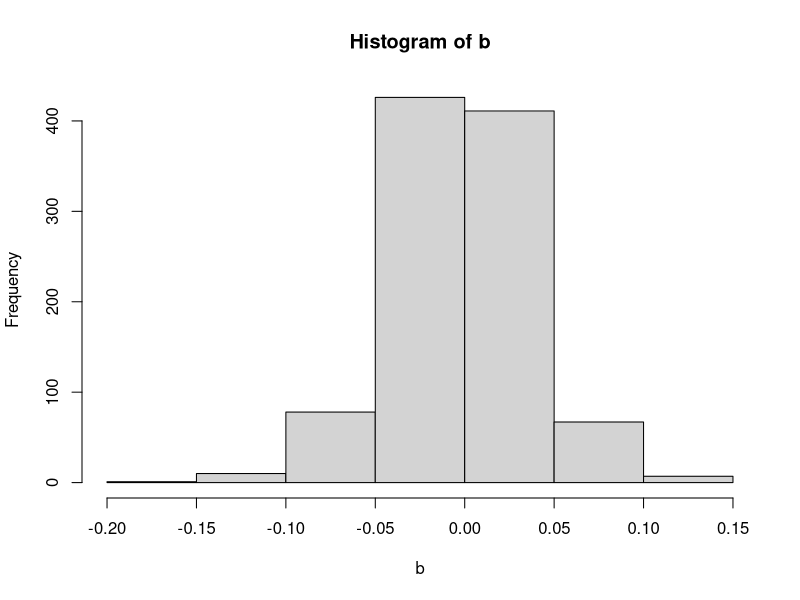
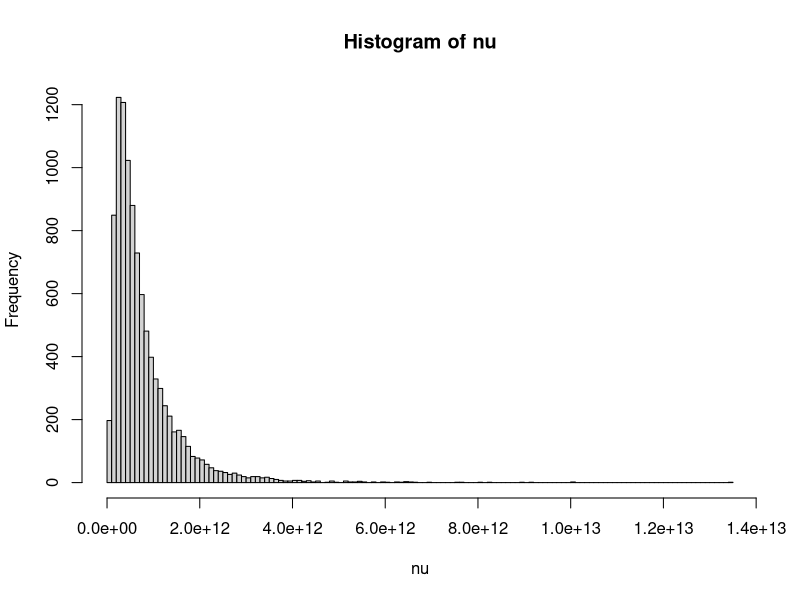
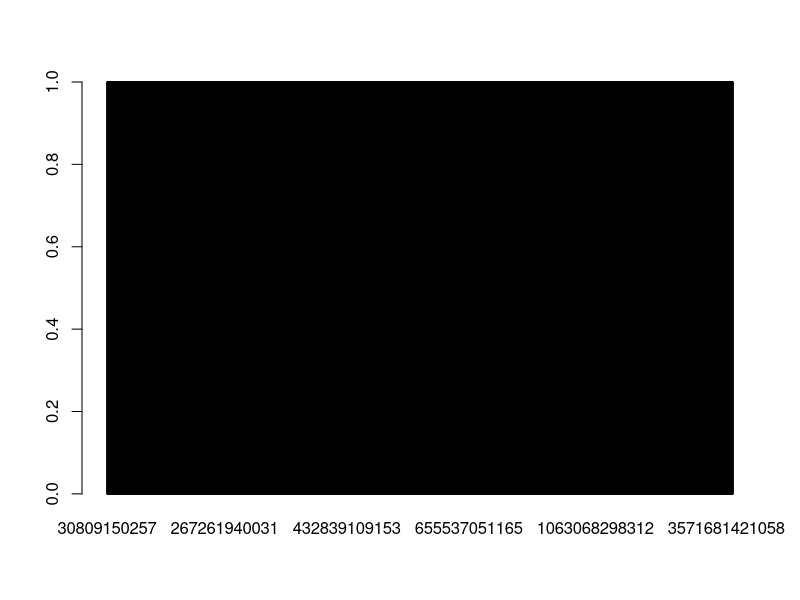
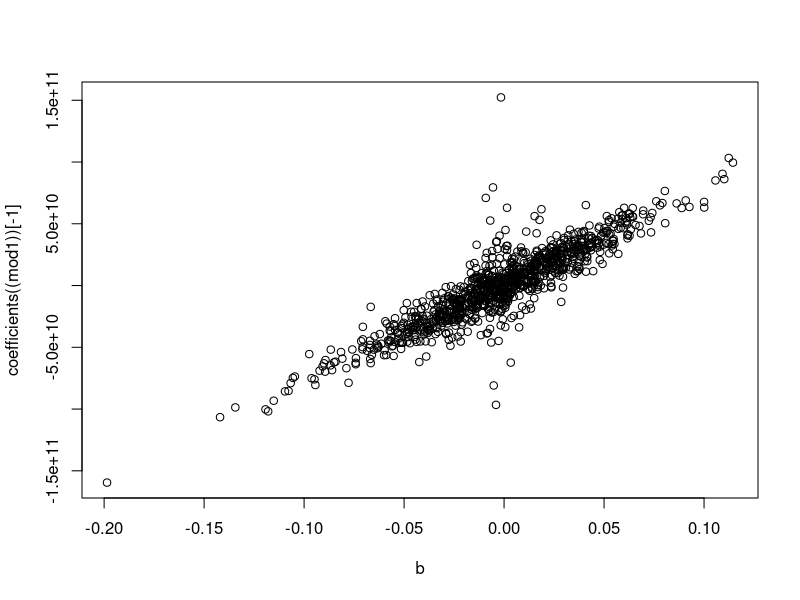
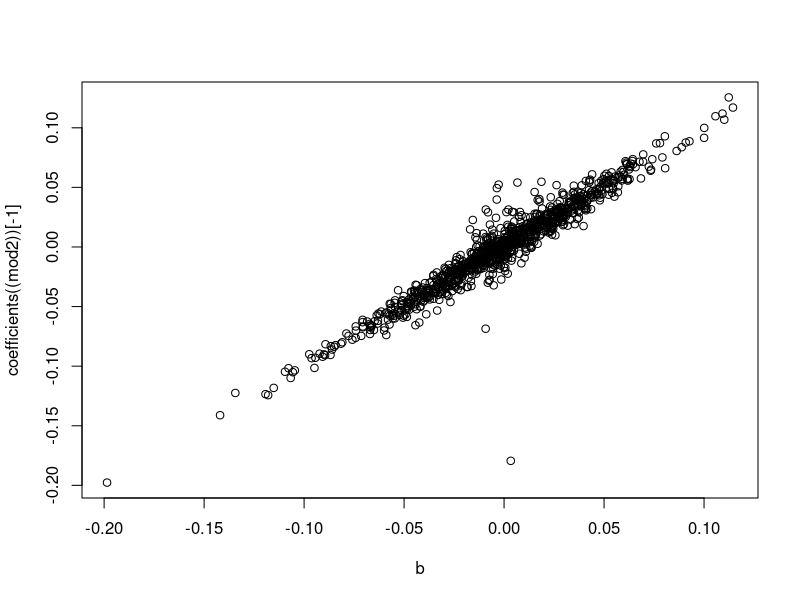
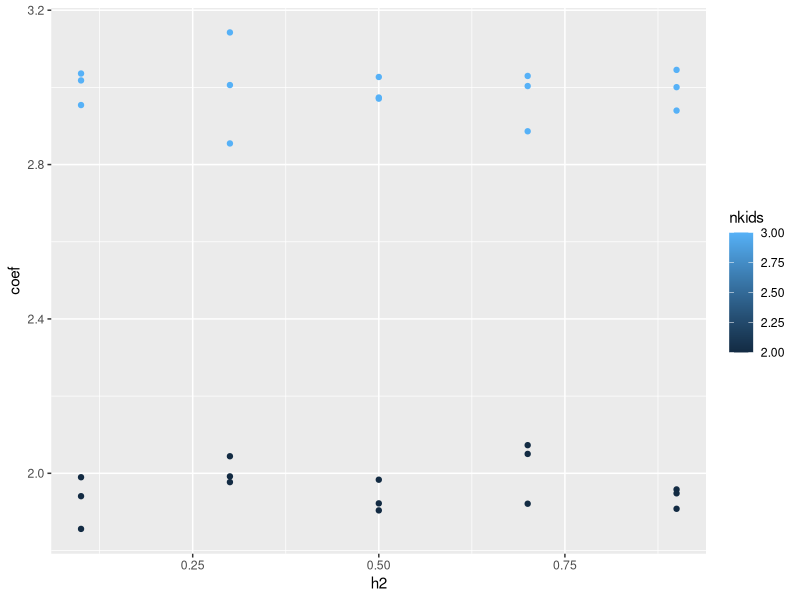
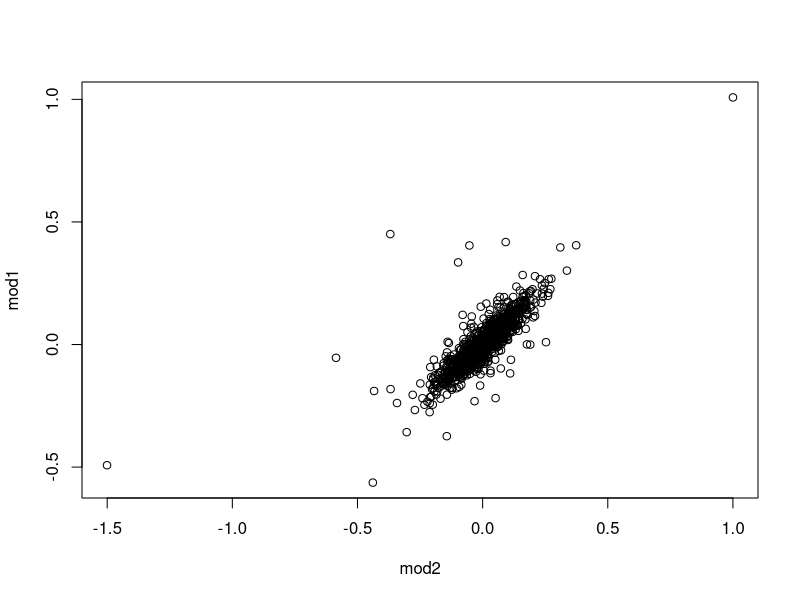
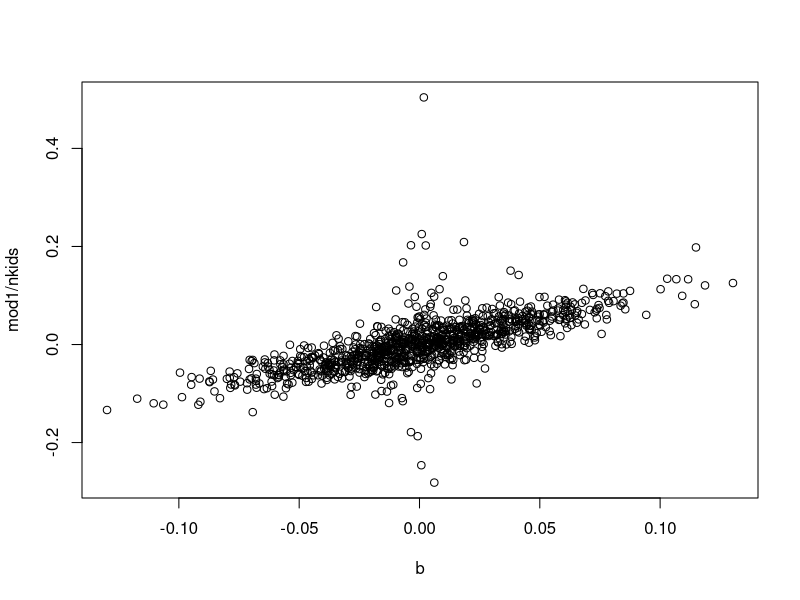

Reproduce these figures in R, in order.
## ---- chunk 1
library(dplyr)
nid <- 10000
nsnp <- 1000
af <- runif(nsnp)
h2 <- 0.8
g <- lapply(1:nsnp, function(x) rbinom(nid, 2, af[x])) %>% do.call(cbind, .)
## ---- chunk 2
sigmag <- sqrt(2 * af * (1-af))
b <- rnorm(nsnp, mean=0, sd=sigmag)
## ---- chunk 3
mu <- log(2^2 / sqrt(2^2 + 2^2)) - sum(2*af*b)
sigmal <- sqrt(log(1+2^2/2^2))

vg <- sum(af * 2 * (1 - af) * b^2)
ve <- (vg - h2 * vg)/h2
vy <- vg + ve
b <- b/sqrt(vy) * sigmal
hist(b)
sd(b)
## ---- chunk 4
gbv <- g %*% b
l <- mu + gbv + rnorm(nid, 0, sqrt(sigmal^2 * (1-h2)))
cor(gbv, l)^2
## ---- chunk 5
nu <- exp(l)
mean(nu)
sd(nu)
hist(nu, breaks=100)
## ---- chunk 6
y <- rpois(nid, nu)
barplot(table(y))
## ---- chunk 7
mod1 <- lm(y ~ g)
mod2 <- lm(l ~ g)
plot(coefficients((mod1))[-1] ~ b)
plot(coefficients((mod2))[-1] ~ b)
summary(lm(coefficients(mod1)[-1] ~ b))
## ---- chunk 8
simulate <- function(h2, nsnp, nid, nkids)
{
  af <- runif(nsnp)
  g <- lapply(1:nsnp, function(x) rbinom(nid, 2, af[x])) %>% do.call(cbind, .)
  sigmag <- sqrt(2 * af * (1-af))
  b <- rnorm(nsnp, mean=0, sd=sigmag)
  vg <- sum(af * 2 * (1 - af) * b^2)
  ve <- (vg - h2 * vg)/h2
  vy <- vg + ve
  b <- b/sqrt(vy) * sigmal
  mu <- log(nkids^2 / sqrt(nkids^2 + nkids^2)) - sum(2*af*b)
  sigmal <- sqrt(log(1+nkids^2/nkids^2))
  gbv <- g %*% b
  l <- mu + gbv + rnorm(nid, 0, sqrt(sigmal^2 * (1-h2)))
  nu <- exp(l)
  y <- rpois(nid, nu)
  mod <- sapply(1:nsnp, function(x) lm(y ~ g[,x])$coef[2])
  return(lm(mod ~ b)$coef[2])
}

param <- expand.grid(
  h2=c(0.1, 0.3, 0.5, 0.7, 0.9),
  nkids=c(2,3),
  nsnp=c(500),
  sim=c(1:3),
  nid=10000
)

for(i in 1:nrow(param))
{
  message(i)
  param$coef[i] <- simulate(param$h2[i], param$nsnp[i], param$nid[i], param$nkids[i])
}
## ---- chunk 9
str(param)
library(ggplot2)
ggplot(param, aes(h2, coef)) +
  geom_point(aes(colour=nkids))
## ---- chunk 10
nsnp <- 1000
nid <- 10000
nkids <- 2
h2 <- 0.8

# sample allele frequencies
af <- runif(nsnp)

# generate genotypes
g <- lapply(1:nsnp, function(x) rbinom(nid, 2, af[x])) %>% do.call(cbind, .)

# generate effect sizes
sigmag <- sqrt(2 * af * (1-af))
b <- rnorm(nsnp, mean=0, sd=sigmag)
vg <- sum(af * 2 * (1 - af) * b^2)
ve <- (vg - h2 * vg)/h2
vy <- vg + ve
b <- b/sqrt(vy) * sigmal

# mean of liability should scale to nkids once exponentiated
mu <- log(nkids^2 / sqrt(nkids^2 + nkids^2)) - sum(2*af*b)

# variance of liability should scale to nkids once exponentiated
sigmal <- sqrt(log(1+nkids^2/nkids^2))

# generate liability (fitness)
gbv <- g %*% b
l <- mu + gbv + rnorm(nid, 0, sqrt(sigmal^2 * (1-h2)))

# transform to observed scale
nu <- exp(l)

# sample counts by drawing from poisson
y1 <- rpois(nid, nu)

# sample counts by assigning children using sample
child_parent <- sample(1:nid, nkids*nid, replace=TRUE, prob=nu)
y2 <- rep(0,nid)
tabParents <- table(child_parent)
y2[as.numeric(unlist(dimnames(tabParents)))] <- tabParents

# estimate effects of each SNP on poisson y
mod1 <- sapply(1:nsnp, function(x) lm(y1 ~ g[,x])$coef[2])

# estimate effects of each SNP on sample y
mod2 <- sapply(1:nsnp, function(x) lm(y2 ~ g[,x])$coef[2])

# how do the SNP effect estimates compare across the two models?
plot(mod1 ~ mod2)
## ---- chunk 11
plot(mod1/nkids ~ b)
## ---- chunk 12
lm(mod1/nkids ~ b)
